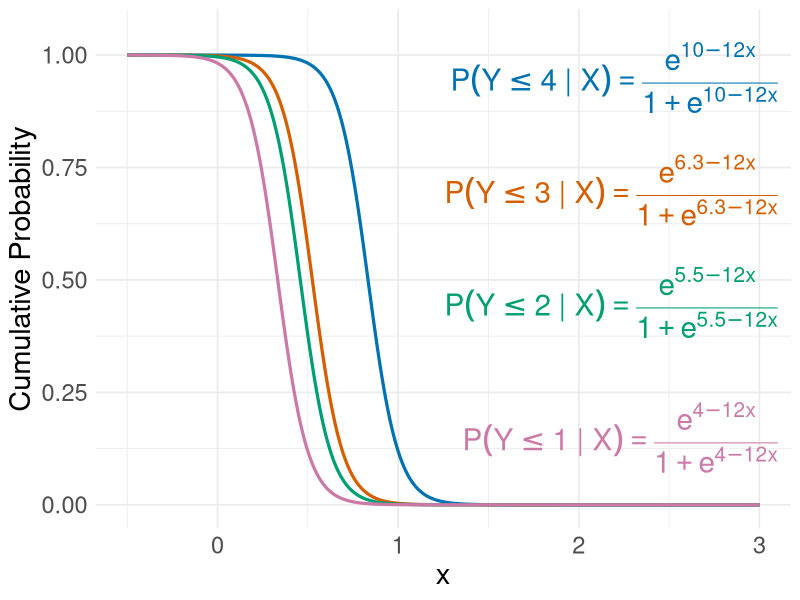

Recreate this plot in R.
## ---- chunk 1
#| include: false

colourize <- function(x, color) {
  if (knitr::is_latex_output()) {
    sprintf("\\textcolor{%s}{%s}", color, x)
  } else if (knitr::is_html_output()) {
    sprintf("<span style='color: %s;'>%s</span>", color,
      x)
  } else x
}
## ---- chunk 2
# Borrowed from DSCI 562 lecture notes written by Alexi
library(tidyverse, quietly = TRUE, warn.conflicts = FALSE)

x_grid <- seq(-0.5, 3, length.out = 1200)
a_vals <- c("k = 4" = 10, "k = 3" = 6.3, "k = 2" = 5.5, "k = 1" = 4)

df <- map_dfr(names(a_vals), \(nm) {
  a <- a_vals[[nm]]
  tibble(
    x = x_grid,
    y = plogis(a - 12 * x),
    curve = nm
  )
}) |>
  mutate(curve = factor(curve, levels = names(a_vals)))

eq_df <- tibble(
  curve = factor(names(a_vals), levels = names(a_vals)),
  x = 3.1,
  y = c(0.95, 0.70, 0.45, 0.15),
  lab = c(
    "P(Y <= 4 ~ '|' ~ X)==frac(e^{10-12*x},1+e^{10-12*x})",
    "P(Y <= 3 ~ '|' ~ X)==frac(e^{6.3-12*x},1+e^{6.3-12*x})",
    "P(Y <= 2 ~ '|' ~ X)==frac(e^{5.5-12*x},1+e^{5.5-12*x})",
    "P(Y <= 1 ~ '|' ~ X)==frac(e^{4-12*x},1+e^{4-12*x})"
  )
)

cb_pal <- c(
  "k = 4" = "#0072B2",
  "k = 3" = "#D55E00",
  "k = 2" = "#009E73",
  "k = 1" = "#CC79A7"
)

ggplot(df, aes(x, y, color = curve)) +
  geom_line(linewidth = 1.1) +
  geom_text(
    data = eq_df,
    aes(x = x, y = y, label = lab, color = curve),
    hjust = 1, vjust = 0.5, parse = TRUE,
    size = 7.5,         
    show.legend = FALSE
  ) +
  scale_color_manual(values = cb_pal) +
  coord_cartesian(xlim = c(-0.5, 3), ylim = c(0, 1.05)) +
  labs(x = "x", y = "Cumulative Probability") +
  theme_minimal(base_size = 13) +
  theme(
    legend.position = "none",
    plot.title = element_text(size = 24),
    axis.text = element_text(size = 17),
    axis.title = element_text(size = 21)
  )
